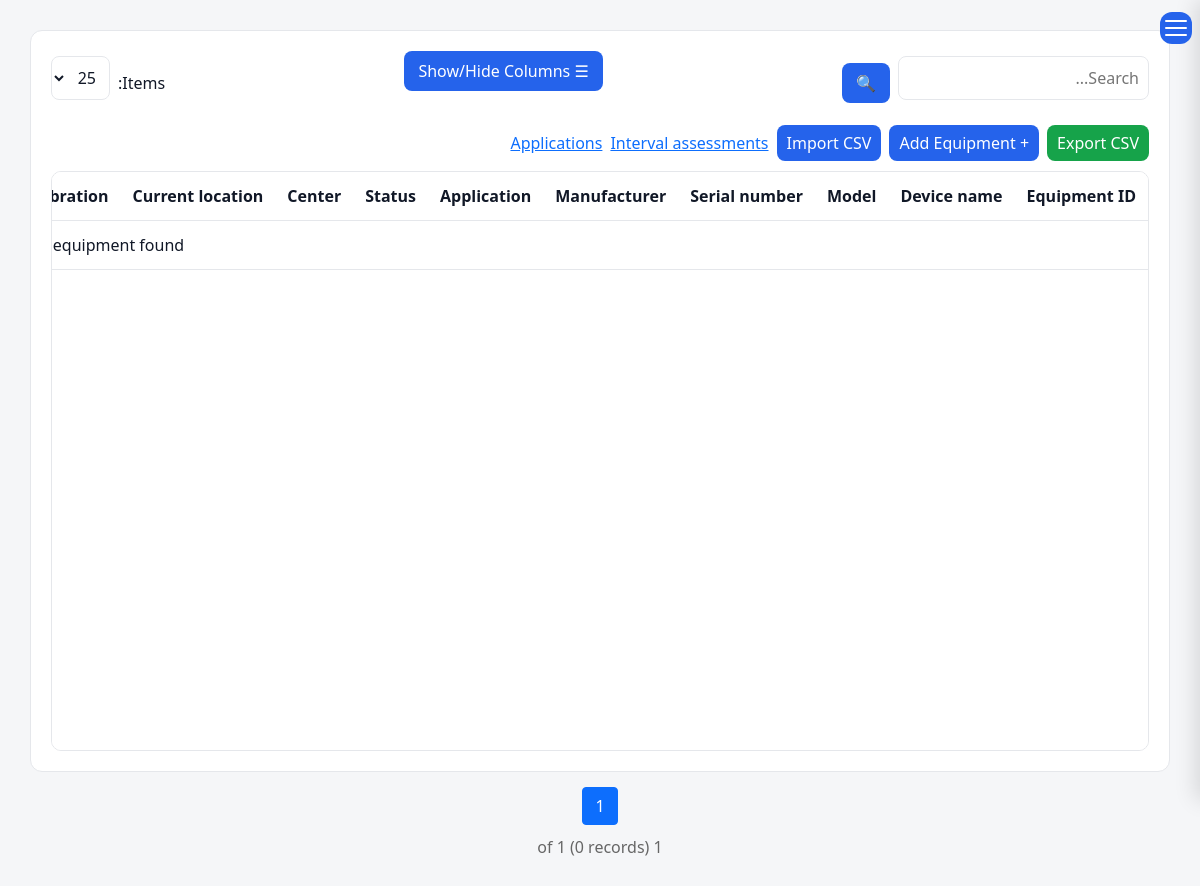
The page /operation-control/equipment/ (signed in) on the database as committed earlier.
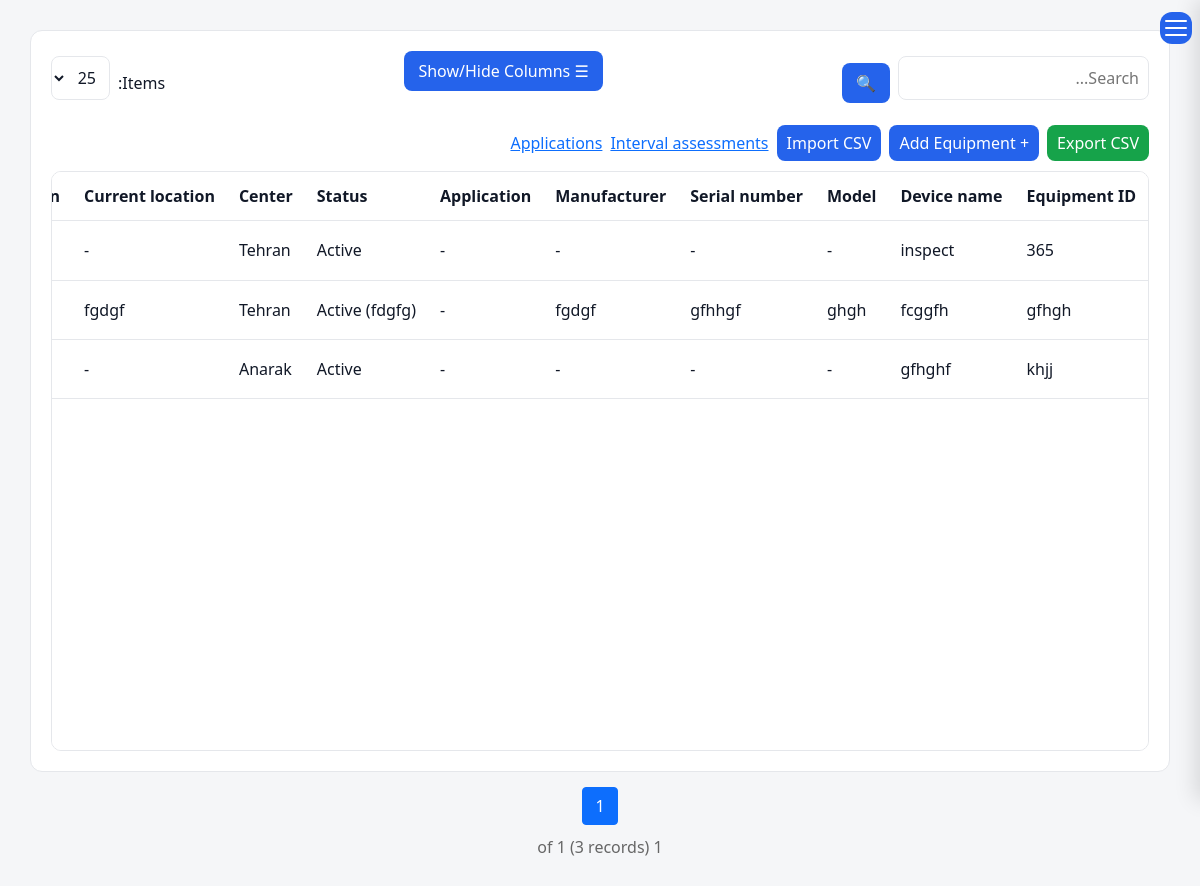
The same page on the database as committed later.
### operation_control/models.py (models this page shows, shortened)
class TimeStamped(models.Model):
    created_at = models.DateTimeField(_("Created Date"), auto_now_add=True)
    updated_at = models.DateTimeField(_("Updated Date"), auto_now=True)
    created_by = models.ForeignKey(
        User, null=True, blank=True, on_delete=models.SET_NULL,
        related_name="+", verbose_name=_("Created By"),
    )
    class Meta:
        abstract = True

class Equipment(TimeStamped):
    class Status(models.TextChoices):
        ACTIVE = "ACTIVE", _("Active")
        INACTIVE = "INACTIVE", _("Inactive")
        SENT_FOR_CALIBRATION = "SENT", _("Sent for calibration")
        ON_LOAN = "LOAN", _("On loan")
    class Center(models.TextChoices):
        TEHRAN = "TEHRAN", _("Tehran")
        KARAJ = "KARAJ", _("Karaj")
        ANARAK = "ANARAK", _("Anarak")
    class Label(models.TextChoices):
        CALIBRATED = "CALIBRATED", _("Calibrated")
        REJECTED = "REJECTED", _("Rejected")
        OUT_OF_SERVICE = "OUT_OF_SERVICE", _("Out of Service")
        CBU = "CBU", _("CBU")
        VERIFICATION = "VERIFICATION", _("Verification")
    class CalStatus(models.TextChoices):
        EXPIRED = "expired", _("Expired")
        DUE_SOON = "due_soon", _("Due soon")
        VALID = "valid", _("Valid")
        UNKNOWN = "unknown", _("No calibration date")
    name = models.CharField(_("Device name"), max_length=200)
    equipment_id = models.CharField(_("Equipment ID"), max_length=50, unique=True)
    model_name = models.CharField(_("Model"), max_length=120, blank=True)
    serial_number = models.CharField(_("Serial number"), max_length=120, blank=True)
    manufacturer = models.CharField(_("Manufacturer"), max_length=150, blank=True)
    application = models.ForeignKey(
        EquipmentApplication, null=True, blank=True, on_delete=models.PROTECT,
        related_name="equipment", verbose_name=_("Application"),
    )
    status = models.CharField(_("Status"), max_length=10, choices=Status.choices, default=Status.ACTIVE)
    loan_to = models.CharField(_("Loaned to"), max_length=150, blank=True)
    center = models.CharField(_("Center"), max_length=10, choices=Center.choices, blank=True)
    current_location = models.CharField(_("Current location"), max_length=200, blank=True)
    calibration_period_months = models.PositiveSmallIntegerField(_("Calibration period (months)"), default=12)
    current_label = models.CharField(_("Current label"), max_length=20, choices=Label.choices, blank=True)
    notes = models.TextField(_("Notes / action"), blank=True)
    last_calibration_date = models.DateField(_("Last calibration"), null=True, blank=True, editable=False)
    due_date = models.DateField(_("Calibration due date"), null=True, blank=True, editable=False)
    history = HistoricalRecords()   # audit trail (who changed what, when)
    class Meta:
        ordering = ["equipment_id"]
        verbose_name = _("Equipment")
        verbose_name_plural = _("Equipment")
    @property
    def days_remaining(self):
        return ju.days_between(self.due_date, ju.today()) if self.due_date else None
    @property
    def calibration_status(self):
        days = self.days_remaining
        if days is None:
            return self.CalStatus.UNKNOWN
        if days < 0:
            return self.CalStatus.EXPIRED
        if days <= conf.CALIBRATION_WARNING_DAYS:
            return self.CalStatus.DUE_SOON
        return self.CalStatus.VALID
    @property
    def calibration_badge_class(self):
        return {
            self.CalStatus.EXPIRED: "bg-danger",
            self.CalStatus.DUE_SOON: "bg-warning text-dark",
            self.CalStatus.VALID: "bg-success",
        }.get(self.calibration_status, "bg-secondary")
    @property
    def last_calibration_display(self):
        return ju.display(self.last_calibration_date)
    @property
    def due_date_display(self):
        return ju.display(self.due_date)

### operation_control/views.py (the view)
# urls.py: path("equipment/", views.equipment_list, name="oc_equipment_list"),
@login_required
def equipment_list(request):
    qs = _filtered_equipment(request)
    size = request.GET.get("size", "25")
    per_page = max(qs.count(), 1) if size == "all" else int(size) if size in ("10", "25", "50") else 25
    page_obj = Paginator(qs, per_page).get_page(request.GET.get("page"))
    params = request.GET.copy()
    params.pop("page", None)
    return render(request, "operation_control/equipment_list.html", {
        "page_obj": page_obj,
        "equipment_list": page_obj.object_list,
        "page_size": size,
        "qs": params.urlencode(),            # keeps filters/search/size when paging
        "filter_defs": _filter_defs(),
        "search": request.GET.get("search", ""),
    })

### operation_control/jalali_utils.py (called while the page is built)
def gregorian_to_jalali(gy: int, gm: int, gd: int):
    if gy > 1600:
        jy, gy = 979, gy - 1600
    else:
        jy, gy = 0, gy - 621
    gy2 = gy + 1 if gm > 2 else gy
    days = (365 * gy + (gy2 + 3) // 4 - (gy2 + 99) // 100 + (gy2 + 399) // 400
            - 80 + gd + _G_DAYS_BEFORE_MONTH[gm - 1])
    jy += 33 * (days // 12053)
    days %= 12053
    jy += 4 * (days // 1461)
    days %= 1461
    if days > 365:
        jy += (days - 1) // 365
        days = (days - 1) % 365
    if days < 186:
        return jy, 1 + days // 31, 1 + days % 31
    return jy, 7 + (days - 186) // 30, 1 + (days - 186) % 30

def to_jalali(d):
    return gregorian_to_jalali(d.year, d.month, d.day)

def today() -> datetime.date:
    from django.utils import timezone
    return timezone.localdate()

def add_days(d, days: int):
    return d + datetime.timedelta(days=days)

def days_between(later, earlier) -> int:
    return (later - earlier).days

def fmt(d) -> str:
    if not d:
        return ""
    return "%04d/%02d/%02d" % to_jalali(d)

### operation_control/templatetags/operation_control_extras.py (called while the page is built)
@register.inclusion_tag("operation_control/_calibration_alert.html")
def calibration_alert():
    return services.calibration_alerts()

### templates/operation_control/equipment_list.html (shortened to what this page needs)
{% extends "base.html" %}
{% load i18n %}
{% load operation_control_extras %}
{% block content %}
<div class="content">
<div class="table-header">
  <div class="header-group">
    <input type="text" id="searchInput" placeholder="{% trans 'Search...' %}" value="{{ search }}">
    <button id="searchBtn">🔍</button>
  </div>
  <div class="column-bar">
    <button class="btn-gray" onclick="toggleColumnPanel()">☰ {% trans "Show/Hide Columns" %}</button>
  </div>
  <div class="header-group">
    <label for="pageSize">{% trans "Items:" %}</label>
    <select id="pageSize">
      <option value="25" {% if page_size == "25" %}selected{% endif %}>25</option>
    </select>
  </div>
  <div class="header-group">
    <button class="btn-green" onclick="window.location.href='{% url 'oc_equipment_export_csv' %}' + window.location.search">{% trans "Export CSV" %}</button>
    <a href="{% url 'oc_equipment_create' %}" class="btn-blue">+ {% trans "Add Equipment" %}</a>
    <a href="{% url 'oc_import' 'equipment' %}" class="btn-blue">{% trans "Import CSV" %}</a>
    <a href="{% url 'oc_assessment_list' %}" class="btn-gray">{% trans "Interval assessments" %}</a>
    <a href="{% url 'oc_application_list' %}" class="btn-gray">{% trans "Applications" %}</a>
  </div>
</div>
<div class="table-scroll">
<table id="mainTable">
<thead>
<tr>
<th data-col="equipment_id">{% trans "Equipment ID" %}</th>
<th data-col="name">{% trans "Device name" %}</th>
<th data-col="model_name">{% trans "Model" %}</th>
<th data-col="serial_number">{% trans "Serial number" %}</th>
<th data-col="manufacturer">{% trans "Manufacturer" %}</th>
<th data-col="application">{% trans "Application" %}</th>
<th data-col="status">{% trans "Status" %}</th>
<th data-col="center">{% trans "Center" %}</th>
<th data-col="current_location">{% trans "Current location" %}</th>
<th data-col="last_calibration">{% trans "Last calibration" %}</th>
</tr>
</thead>
<tbody>
{% for e in equipment_list %}
<tr>
<td data-col="equipment_id">{{ e.equipment_id }}</td>
<td data-col="name">{{ e.name }}</td>
<td data-col="model_name">{{ e.model_name|default:"-" }}</td>
<td data-col="serial_number">{{ e.serial_number|default:"-" }}</td>
<td data-col="manufacturer">{{ e.manufacturer|default:"-" }}</td>
<td data-col="application">{{ e.application|default:"-" }}</td>
<td data-col="status">{{ e.get_status_display }}{% if e.loan_to %} ({{ e.loan_to }}){% endif %}</td>
<td data-col="center">{{ e.get_center_display|default:"-" }}</td>
<td data-col="current_location">{{ e.current_location|default:"-" }}</td>
<td data-col="last_calibration">{{ e.last_calibration_display|default:"-" }}</td>
</tr>
{% empty %}
<tr><td colspan="17" class="text-center">{% trans "No equipment found." %}</td></tr>
{% endfor %}
</tbody>
</table>
</div>
</div>
<div class="pagination">
  {% for num in page_obj.paginator.page_range %}
    {% if num >= page_obj.number|add:"-2" and num <= page_obj.number|add:"2" %}
      {% if page_obj.number == num %}<span class="current">{{ num }}</span>
      {% else %}<a href="?{% if qs %}{{ qs }}&{% endif %}page={{ num }}">{{ num }}</a>{% endif %}
    {% endif %}
  {% endfor %}
</div>
<div class="page-info">
  {{ page_obj.number }} {% trans "of" %} {{ page_obj.paginator.num_pages }}
  ({{ page_obj.paginator.count }} {% trans "records" %})
</div>
{% endblock %}

Rows that differ between the two databases and show on the page:
added Equipment: equipment_id "365", name "inspect", model_name "-", serial_number "-", manufacturer "-", application "-", status "Active", center "Tehran", current_location "-"
added Equipment: equipment_id "gfhgh", name "fcggfh", model_name "ghgh", serial_number "gfhhgf", manufacturer "fgdgf", application "-", status "Active", loan_to "fdgfg", center "Tehran", current_location "fgdgf"
added Equipment: equipment_id "khjj", name "gfhghf", model_name "-", serial_number "-", manufacturer "-", application "-", status "Active", center "Anarak", current_location "-"
Other text that changed with them:
{{ page_obj.paginator.count }}: "0" → "3"
